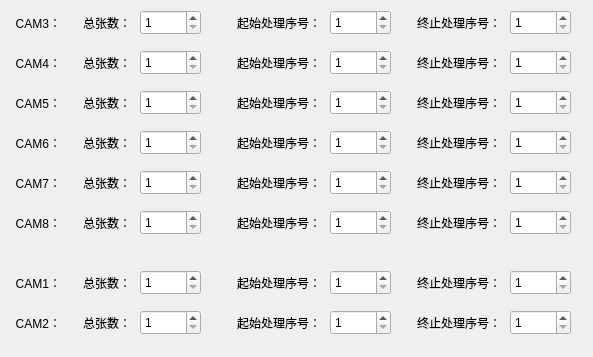
<?xml version="1.0" encoding="UTF-8"?>
<ui version="4.0">
 <class>PartNumConfigWidget</class>
 <widget class="QWidget" name="PartNumConfigWidget">
  <property name="geometry">
   <rect>
    <x>0</x>
    <y>0</y>
    <width>593</width>
    <height>357</height>
   </rect>
  </property>
  <property name="windowTitle">
   <string>Global Settings</string>
  </property>
  <widget class="QSpinBox" name="cam4_end_edit">
   <property name="geometry">
    <rect>
     <x>510</x>
     <y>50</y>
     <width>61</width>
     <height>25</height>
    </rect>
   </property>
   <property name="minimum">
    <number>1</number>
   </property>
  </widget>
  <widget class="QSpinBox" name="cam8_end_edit">
   <property name="geometry">
    <rect>
     <x>510</x>
     <y>210</y>
     <width>61</width>
     <height>25</height>
    </rect>
   </property>
   <property name="minimum">
    <number>1</number>
   </property>
  </widget>
  <widget class="QSpinBox" name="cam6_begin_edit">
   <property name="geometry">
    <rect>
     <x>330</x>
     <y>130</y>
     <width>61</width>
     <height>25</height>
    </rect>
   </property>
   <property name="minimum">
    <number>1</number>
   </property>
  </widget>
  <widget class="QLabel" name="label_67">
   <property name="geometry">
    <rect>
     <x>400</x>
     <y>130</y>
     <width>101</width>
     <height>25</height>
    </rect>
   </property>
   <property name="text">
    <string>终止处理序号：</string>
   </property>
   <property name="alignment">
    <set>Qt::AlignRight|Qt::AlignTrailing|Qt::AlignVCenter</set>
   </property>
  </widget>
  <widget class="QLabel" name="label_77">
   <property name="geometry">
    <rect>
     <x>10</x>
     <y>210</y>
     <width>51</width>
     <height>25</height>
    </rect>
   </property>
   <property name="text">
    <string>CAM8：</string>
   </property>
   <property name="alignment">
    <set>Qt::AlignRight|Qt::AlignTrailing|Qt::AlignVCenter</set>
   </property>
  </widget>
  <widget class="QLabel" name="label_70">
   <property name="geometry">
    <rect>
     <x>10</x>
     <y>50</y>
     <width>51</width>
     <height>25</height>
    </rect>
   </property>
   <property name="text">
    <string>CAM4：</string>
   </property>
   <property name="alignment">
    <set>Qt::AlignRight|Qt::AlignTrailing|Qt::AlignVCenter</set>
   </property>
  </widget>
  <widget class="QLabel" name="label_72">
   <property name="geometry">
    <rect>
     <x>220</x>
     <y>50</y>
     <width>101</width>
     <height>25</height>
    </rect>
   </property>
   <property name="text">
    <string>起始处理序号：</string>
   </property>
   <property name="alignment">
    <set>Qt::AlignRight|Qt::AlignTrailing|Qt::AlignVCenter</set>
   </property>
  </widget>
  <widget class="QSpinBox" name="cam3_begin_edit">
   <property name="geometry">
    <rect>
     <x>330</x>
     <y>10</y>
     <width>61</width>
     <height>25</height>
    </rect>
   </property>
   <property name="minimum">
    <number>1</number>
   </property>
  </widget>
  <widget class="QSpinBox" name="cam3_end_edit">
   <property name="geometry">
    <rect>
     <x>510</x>
     <y>10</y>
     <width>61</width>
     <height>25</height>
    </rect>
   </property>
   <property name="minimum">
    <number>1</number>
   </property>
  </widget>
  <widget class="QLabel" name="label_79">
   <property name="geometry">
    <rect>
     <x>10</x>
     <y>170</y>
     <width>51</width>
     <height>25</height>
    </rect>
   </property>
   <property name="text">
    <string>CAM7：</string>
   </property>
   <property name="alignment">
    <set>Qt::AlignRight|Qt::AlignTrailing|Qt::AlignVCenter</set>
   </property>
  </widget>
  <widget class="QLabel" name="label_61">
   <property name="geometry">
    <rect>
     <x>400</x>
     <y>90</y>
     <width>101</width>
     <height>25</height>
    </rect>
   </property>
   <property name="text">
    <string>终止处理序号：</string>
   </property>
   <property name="alignment">
    <set>Qt::AlignRight|Qt::AlignTrailing|Qt::AlignVCenter</set>
   </property>
  </widget>
  <widget class="QLabel" name="label_80">
   <property name="geometry">
    <rect>
     <x>70</x>
     <y>170</y>
     <width>61</width>
     <height>25</height>
    </rect>
   </property>
   <property name="text">
    <string>总张数：</string>
   </property>
   <property name="alignment">
    <set>Qt::AlignRight|Qt::AlignTrailing|Qt::AlignVCenter</set>
   </property>
  </widget>
  <widget class="QLabel" name="label_82">
   <property name="geometry">
    <rect>
     <x>70</x>
     <y>210</y>
     <width>61</width>
     <height>25</height>
    </rect>
   </property>
   <property name="text">
    <string>总张数：</string>
   </property>
   <property name="alignment">
    <set>Qt::AlignRight|Qt::AlignTrailing|Qt::AlignVCenter</set>
   </property>
  </widget>
  <widget class="QSpinBox" name="cam8_begin_edit">
   <property name="geometry">
    <rect>
     <x>330</x>
     <y>210</y>
     <width>61</width>
     <height>25</height>
    </rect>
   </property>
   <property name="minimum">
    <number>1</number>
   </property>
  </widget>
  <widget class="QLabel" name="label_68">
   <property name="geometry">
    <rect>
     <x>70</x>
     <y>130</y>
     <width>61</width>
     <height>25</height>
    </rect>
   </property>
   <property name="text">
    <string>总张数：</string>
   </property>
   <property name="alignment">
    <set>Qt::AlignRight|Qt::AlignTrailing|Qt::AlignVCenter</set>
   </property>
  </widget>
  <widget class="QLabel" name="label_57">
   <property name="geometry">
    <rect>
     <x>220</x>
     <y>10</y>
     <width>101</width>
     <height>25</height>
    </rect>
   </property>
   <property name="text">
    <string>起始处理序号：</string>
   </property>
   <property name="alignment">
    <set>Qt::AlignRight|Qt::AlignTrailing|Qt::AlignVCenter</set>
   </property>
  </widget>
  <widget class="QSpinBox" name="cam6_end_edit">
   <property name="geometry">
    <rect>
     <x>510</x>
     <y>130</y>
     <width>61</width>
     <height>25</height>
    </rect>
   </property>
   <property name="minimum">
    <number>1</number>
   </property>
  </widget>
  <widget class="QLabel" name="label_60">
   <property name="geometry">
    <rect>
     <x>10</x>
     <y>130</y>
     <width>51</width>
     <height>25</height>
    </rect>
   </property>
   <property name="text">
    <string>CAM6：</string>
   </property>
   <property name="alignment">
    <set>Qt::AlignRight|Qt::AlignTrailing|Qt::AlignVCenter</set>
   </property>
  </widget>
  <widget class="QSpinBox" name="cam4_begin_edit">
   <property name="geometry">
    <rect>
     <x>330</x>
     <y>50</y>
     <width>61</width>
     <height>25</height>
    </rect>
   </property>
   <property name="minimum">
    <number>1</number>
   </property>
  </widget>
  <widget class="QLabel" name="label_69">
   <property name="geometry">
    <rect>
     <x>220</x>
     <y>90</y>
     <width>101</width>
     <height>25</height>
    </rect>
   </property>
   <property name="text">
    <string>起始处理序号：</string>
   </property>
   <property name="alignment">
    <set>Qt::AlignRight|Qt::AlignTrailing|Qt::AlignVCenter</set>
   </property>
  </widget>
  <widget class="QLabel" name="label_71">
   <property name="geometry">
    <rect>
     <x>400</x>
     <y>50</y>
     <width>101</width>
     <height>25</height>
    </rect>
   </property>
   <property name="text">
    <string>终止处理序号：</string>
   </property>
   <property name="alignment">
    <set>Qt::AlignRight|Qt::AlignTrailing|Qt::AlignVCenter</set>
   </property>
  </widget>
  <widget class="QSpinBox" name="cam5_begin_edit">
   <property name="geometry">
    <rect>
     <x>330</x>
     <y>90</y>
     <width>61</width>
     <height>25</height>
    </rect>
   </property>
   <property name="minimum">
    <number>1</number>
   </property>
  </widget>
  <widget class="QLabel" name="label_83">
   <property name="geometry">
    <rect>
     <x>400</x>
     <y>210</y>
     <width>101</width>
     <height>25</height>
    </rect>
   </property>
   <property name="text">
    <string>终止处理序号：</string>
   </property>
   <property name="alignment">
    <set>Qt::AlignRight|Qt::AlignTrailing|Qt::AlignVCenter</set>
   </property>
  </widget>
  <widget class="QLabel" name="label_64">
   <property name="geometry">
    <rect>
     <x>10</x>
     <y>90</y>
     <width>51</width>
     <height>25</height>
    </rect>
   </property>
   <property name="text">
    <string>CAM5：</string>
   </property>
   <property name="alignment">
    <set>Qt::AlignRight|Qt::AlignTrailing|Qt::AlignVCenter</set>
   </property>
  </widget>
  <widget class="QLabel" name="label_78">
   <property name="geometry">
    <rect>
     <x>220</x>
     <y>170</y>
     <width>101</width>
     <height>25</height>
    </rect>
   </property>
   <property name="text">
    <string>起始处理序号：</string>
   </property>
   <property name="alignment">
    <set>Qt::AlignRight|Qt::AlignTrailing|Qt::AlignVCenter</set>
   </property>
  </widget>
  <widget class="QSpinBox" name="cam7_begin_edit">
   <property name="geometry">
    <rect>
     <x>330</x>
     <y>170</y>
     <width>61</width>
     <height>25</height>
    </rect>
   </property>
   <property name="minimum">
    <number>1</number>
   </property>
  </widget>
  <widget class="QLabel" name="label_66">
   <property name="geometry">
    <rect>
     <x>70</x>
     <y>90</y>
     <width>61</width>
     <height>25</height>
    </rect>
   </property>
   <property name="text">
    <string>总张数：</string>
   </property>
   <property name="alignment">
    <set>Qt::AlignRight|Qt::AlignTrailing|Qt::AlignVCenter</set>
   </property>
  </widget>
  <widget class="QLabel" name="label_54">
   <property name="geometry">
    <rect>
     <x>70</x>
     <y>10</y>
     <width>61</width>
     <height>25</height>
    </rect>
   </property>
   <property name="text">
    <string>总张数：</string>
   </property>
   <property name="alignment">
    <set>Qt::AlignRight|Qt::AlignTrailing|Qt::AlignVCenter</set>
   </property>
  </widget>
  <widget class="QSpinBox" name="cam5_end_edit">
   <property name="geometry">
    <rect>
     <x>510</x>
     <y>90</y>
     <width>61</width>
     <height>25</height>
    </rect>
   </property>
   <property name="minimum">
    <number>1</number>
   </property>
  </widget>
  <widget class="QLabel" name="label_73">
   <property name="geometry">
    <rect>
     <x>220</x>
     <y>130</y>
     <width>101</width>
     <height>25</height>
    </rect>
   </property>
   <property name="text">
    <string>起始处理序号：</string>
   </property>
   <property name="alignment">
    <set>Qt::AlignRight|Qt::AlignTrailing|Qt::AlignVCenter</set>
   </property>
  </widget>
  <widget class="QLabel" name="label_76">
   <property name="geometry">
    <rect>
     <x>400</x>
     <y>170</y>
     <width>101</width>
     <height>25</height>
    </rect>
   </property>
   <property name="text">
    <string>终止处理序号：</string>
   </property>
   <property name="alignment">
    <set>Qt::AlignRight|Qt::AlignTrailing|Qt::AlignVCenter</set>
   </property>
  </widget>
  <widget class="QLabel" name="label_81">
   <property name="geometry">
    <rect>
     <x>220</x>
     <y>210</y>
     <width>101</width>
     <height>25</height>
    </rect>
   </property>
   <property name="text">
    <string>起始处理序号：</string>
   </property>
   <property name="alignment">
    <set>Qt::AlignRight|Qt::AlignTrailing|Qt::AlignVCenter</set>
   </property>
  </widget>
  <widget class="QLabel" name="label_58">
   <property name="geometry">
    <rect>
     <x>400</x>
     <y>10</y>
     <width>101</width>
     <height>25</height>
    </rect>
   </property>
   <property name="text">
    <string>终止处理序号：</string>
   </property>
   <property name="alignment">
    <set>Qt::AlignRight|Qt::AlignTrailing|Qt::AlignVCenter</set>
   </property>
  </widget>
  <widget class="QSpinBox" name="cam7_end_edit">
   <property name="geometry">
    <rect>
     <x>510</x>
     <y>170</y>
     <width>61</width>
     <height>25</height>
    </rect>
   </property>
   <property name="minimum">
    <number>1</number>
   </property>
  </widget>
  <widget class="QLabel" name="label_65">
   <property name="geometry">
    <rect>
     <x>70</x>
     <y>50</y>
     <width>61</width>
     <height>25</height>
    </rect>
   </property>
   <property name="text">
    <string>总张数：</string>
   </property>
   <property name="alignment">
    <set>Qt::AlignRight|Qt::AlignTrailing|Qt::AlignVCenter</set>
   </property>
  </widget>
  <widget class="QLabel" name="label_56">
   <property name="geometry">
    <rect>
     <x>10</x>
     <y>10</y>
     <width>51</width>
     <height>25</height>
    </rect>
   </property>
   <property name="text">
    <string>CAM3：</string>
   </property>
   <property name="alignment">
    <set>Qt::AlignRight|Qt::AlignTrailing|Qt::AlignVCenter</set>
   </property>
  </widget>
  <widget class="QSpinBox" name="cam3_steps_edit">
   <property name="geometry">
    <rect>
     <x>140</x>
     <y>10</y>
     <width>61</width>
     <height>25</height>
    </rect>
   </property>
   <property name="minimum">
    <number>1</number>
   </property>
  </widget>
  <widget class="QSpinBox" name="cam4_steps_edit">
   <property name="geometry">
    <rect>
     <x>140</x>
     <y>50</y>
     <width>61</width>
     <height>25</height>
    </rect>
   </property>
   <property name="minimum">
    <number>1</number>
   </property>
  </widget>
  <widget class="QSpinBox" name="cam5_steps_edit">
   <property name="geometry">
    <rect>
     <x>140</x>
     <y>210</y>
     <width>61</width>
     <height>25</height>
    </rect>
   </property>
   <property name="minimum">
    <number>1</number>
   </property>
  </widget>
  <widget class="QSpinBox" name="cam6_steps_edit">
   <property name="geometry">
    <rect>
     <x>140</x>
     <y>130</y>
     <width>61</width>
     <height>25</height>
    </rect>
   </property>
   <property name="minimum">
    <number>1</number>
   </property>
  </widget>
  <widget class="QSpinBox" name="cam7_steps_edit">
   <property name="geometry">
    <rect>
     <x>140</x>
     <y>90</y>
     <width>61</width>
     <height>25</height>
    </rect>
   </property>
   <property name="minimum">
    <number>1</number>
   </property>
  </widget>
  <widget class="QSpinBox" name="cam8_steps_edit">
   <property name="geometry">
    <rect>
     <x>140</x>
     <y>170</y>
     <width>61</width>
     <height>25</height>
    </rect>
   </property>
   <property name="minimum">
    <number>1</number>
   </property>
  </widget>
  <widget class="QSpinBox" name="cam1_end_edit">
   <property name="geometry">
    <rect>
     <x>510</x>
     <y>270</y>
     <width>61</width>
     <height>25</height>
    </rect>
   </property>
   <property name="minimum">
    <number>1</number>
   </property>
  </widget>
  <widget class="QSpinBox" name="cam1_steps_edit">
   <property name="geometry">
    <rect>
     <x>140</x>
     <y>270</y>
     <width>61</width>
     <height>25</height>
    </rect>
   </property>
   <property name="minimum">
    <number>1</number>
   </property>
  </widget>
  <widget class="QLabel" name="label_84">
   <property name="geometry">
    <rect>
     <x>220</x>
     <y>270</y>
     <width>101</width>
     <height>25</height>
    </rect>
   </property>
   <property name="text">
    <string>起始处理序号：</string>
   </property>
   <property name="alignment">
    <set>Qt::AlignRight|Qt::AlignTrailing|Qt::AlignVCenter</set>
   </property>
  </widget>
  <widget class="QSpinBox" name="cam1_begin_edit">
   <property name="geometry">
    <rect>
     <x>330</x>
     <y>270</y>
     <width>61</width>
     <height>25</height>
    </rect>
   </property>
   <property name="minimum">
    <number>1</number>
   </property>
  </widget>
  <widget class="QLabel" name="label_85">
   <property name="geometry">
    <rect>
     <x>400</x>
     <y>270</y>
     <width>101</width>
     <height>25</height>
    </rect>
   </property>
   <property name="text">
    <string>终止处理序号：</string>
   </property>
   <property name="alignment">
    <set>Qt::AlignRight|Qt::AlignTrailing|Qt::AlignVCenter</set>
   </property>
  </widget>
  <widget class="QLabel" name="label_86">
   <property name="geometry">
    <rect>
     <x>70</x>
     <y>270</y>
     <width>61</width>
     <height>25</height>
    </rect>
   </property>
   <property name="text">
    <string>总张数：</string>
   </property>
   <property name="alignment">
    <set>Qt::AlignRight|Qt::AlignTrailing|Qt::AlignVCenter</set>
   </property>
  </widget>
  <widget class="QLabel" name="label_87">
   <property name="geometry">
    <rect>
     <x>10</x>
     <y>270</y>
     <width>51</width>
     <height>25</height>
    </rect>
   </property>
   <property name="text">
    <string>CAM1：</string>
   </property>
   <property name="alignment">
    <set>Qt::AlignRight|Qt::AlignTrailing|Qt::AlignVCenter</set>
   </property>
  </widget>
  <widget class="QLabel" name="label_88">
   <property name="geometry">
    <rect>
     <x>10</x>
     <y>310</y>
     <width>51</width>
     <height>25</height>
    </rect>
   </property>
   <property name="text">
    <string>CAM2：</string>
   </property>
   <property name="alignment">
    <set>Qt::AlignRight|Qt::AlignTrailing|Qt::AlignVCenter</set>
   </property>
  </widget>
  <widget class="QLabel" name="label_89">
   <property name="geometry">
    <rect>
     <x>70</x>
     <y>310</y>
     <width>61</width>
     <height>25</height>
    </rect>
   </property>
   <property name="text">
    <string>总张数：</string>
   </property>
   <property name="alignment">
    <set>Qt::AlignRight|Qt::AlignTrailing|Qt::AlignVCenter</set>
   </property>
  </widget>
  <widget class="QLabel" name="label_90">
   <property name="geometry">
    <rect>
     <x>400</x>
     <y>310</y>
     <width>101</width>
     <height>25</height>
    </rect>
   </property>
   <property name="text">
    <string>终止处理序号：</string>
   </property>
   <property name="alignment">
    <set>Qt::AlignRight|Qt::AlignTrailing|Qt::AlignVCenter</set>
   </property>
  </widget>
  <widget class="QSpinBox" name="cam2_end_edit">
   <property name="geometry">
    <rect>
     <x>510</x>
     <y>310</y>
     <width>61</width>
     <height>25</height>
    </rect>
   </property>
   <property name="minimum">
    <number>1</number>
   </property>
  </widget>
  <widget class="QSpinBox" name="cam2_begin_edit">
   <property name="geometry">
    <rect>
     <x>330</x>
     <y>310</y>
     <width>61</width>
     <height>25</height>
    </rect>
   </property>
   <property name="minimum">
    <number>1</number>
   </property>
  </widget>
  <widget class="QSpinBox" name="cam2_steps_edit">
   <property name="geometry">
    <rect>
     <x>140</x>
     <y>310</y>
     <width>61</width>
     <height>25</height>
    </rect>
   </property>
   <property name="minimum">
    <number>1</number>
   </property>
  </widget>
  <widget class="QLabel" name="label_91">
   <property name="geometry">
    <rect>
     <x>220</x>
     <y>310</y>
     <width>101</width>
     <height>25</height>
    </rect>
   </property>
   <property name="text">
    <string>起始处理序号：</string>
   </property>
   <property name="alignment">
    <set>Qt::AlignRight|Qt::AlignTrailing|Qt::AlignVCenter</set>
   </property>
  </widget>
 </widget>
 <resources/>
 <connections/>
</ui>
